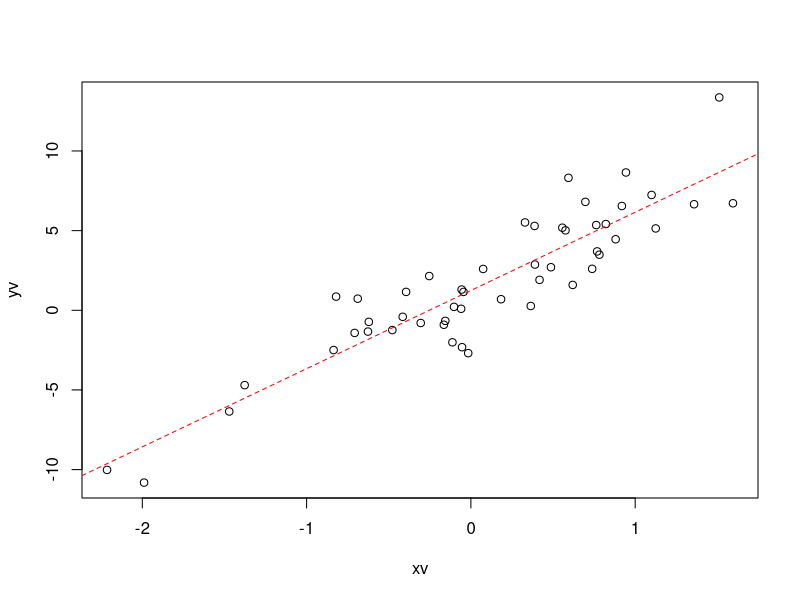

Source code (R): (Note: this script raises an error after producing the figure.)
set.seed(1) #set the seed to make this example reproducible xv <- rnorm(50) #generate some random values
xv <- rnorm(50)
xv
yv <- 1 + 5*xv + rnorm(50)*2 #define an objective function
yv
#perform ordinary least squares regression using lm() function from stats package:
ols <- lm(yv~xv)
ols
plot(xv, yv)
abline(ols, col="red", lty=2)


regression_f <- function(betav,x,y){
  #x= explanatory variable
  #y = response variable
  #betav = c(intercept, slope)
  intercept <- betav[1]
  slope <- betav[2]
  fitted_values <- intercept + slope*x
  residuals <- y - fitted_values
  SSE <- sum(residuals^2) #a loss function return( SSE )
}
?optim
regression_f(c(1,10), x, y)
#you will get an error
optim(par=c(10,10), fn=regression_f)

olsfit <- optim(par=c(10,10), fn=regression_f, x=xv, y=yv)
olsfit
#no restriction set:
optim(par=c(10,10), fn=regression_f, x=xv, y=yv, method="L-BFGS-B")


#restricting the intercept:
fit2_res <- optim(par=c(10,10), fn=regression_f, x=xv, y=yv,
                  method="L-BFGS-B", lower=c(-Inf, -Inf), upper=c(0, Inf))
yfit_res <- fit2_res$par[1] + fit2_res$par[2]*xv

plot(xv, yv, xlab="x", ylab="")
abline(ols, col="red", lty=2)
lines(xv, yfit_res, col="blue", lty=2)
legend("topleft", legend = c("OLS", "Restricted"),
       col=c("red", "blue"), lty=rep(2,2), bty="n")


# Part 2

xr <- seq(-5, 5, length=1000)
f1 <- function(x){x^2}
plot(xr, f1(xr), type="l", xlab="x", ylab="f(x)")

opt1 <- optim(par=5, fn=f1)

opt1
opt2 <- optim(par=5, fn=f1, method="Brent", lower = -5, upper=10)
opt2

opt3 <- optim(par=5, fn=f1, method="Brent", lower = -5, upper=-1)
opt3

f2 <- function(x){
  #x = c(,) i.e. it must have two elements!!! x1 <- x[1]
  x2 <- x[2]
  x1^2 + x2^2 }


f2_2 <- function(x1, x2){f2(c(x1,x2))}
f2_vec <- Vectorize(FUN=f2_2,vectorize.args = c("x1", "x2"))
x1_range <- seq(from = -5, to = 5, length=20)
x2_range <- seq(from = -5, to = 5, length=20)
z <- outer(X = x1_range, Y = x2_range, FUN= "f2_vec" )

par(mfrow=c(1,1), pty="s")
contour(x1_range, x2_range, z, nlevels=20, xlab=expression(x[1]), ylab=expression(x[2]))